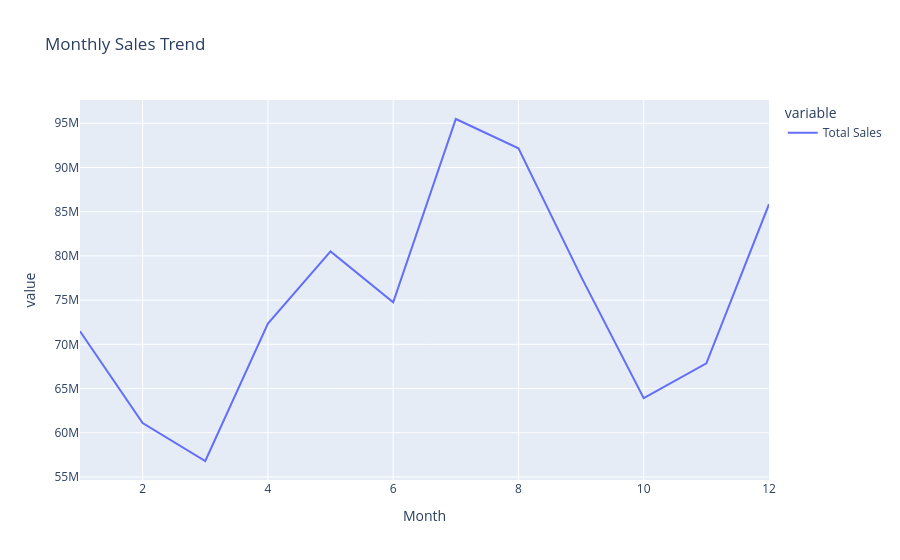

The cell this chart's notebook holds for it:
### Code cell
fig = px.line(
    monthly_sales,
    title='Monthly Sales Trend'
)

fig.show()

### Figure 1 — Plotly figure (JSON) as saved in the notebook; plotly's stock layout.template omitted (floating-point values rounded to 4 significant figures)
{"data": [{"hovertemplate": "variable=Total Sales<br>Month=%{x}<br>value=%{y}<extra></extra>", "legendgroup": "Total Sales", "line": {"color": "#636efa", "dash": "solid"}, "marker": {"symbol": "circle"}, "mode": "lines", "name": "Total Sales", "orientation": "v", "showlegend": true, "type": "scatter", "x": [1, 2, 3, 4, 5, 6, 7, 8, 9, 10, 11, 12], "xaxis": "x", "y": [71479142, 61100153, 56809109, 72339970, 80507695, 74747372, 95480694, 92166201, 77661459, 63910000.0, 67857340, 85841957], "yaxis": "y"}], "layout": {"legend": {"title": {"text": "variable"}, "tracegroupgap": 0}, "title": {"text": "Monthly Sales Trend"}, "xaxis": {"anchor": "y", "domain": [0, 1], "title": {"text": "Month"}}, "yaxis": {"anchor": "x", "domain": [0, 1], "title": {"text": "value"}}}}
